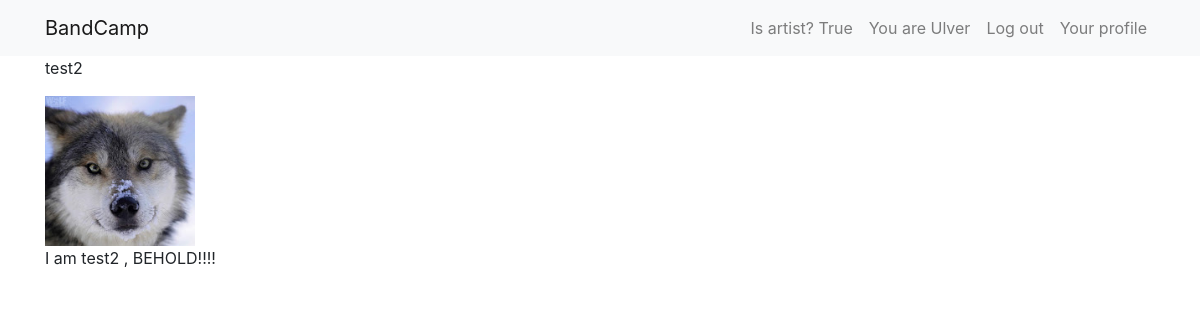
Screenshot of /user_profile_page/2 (signed in) with the database file from the repository.
### user/models.py (models this page shows)
class User(AbstractUser):
    email = models.EmailField(unique=False ,default="example@gmail.com" , null=True)
    is_artist = models.BooleanField(default=False)

### profiles/models.py (models this page shows, shortened)
class ArtistProfile(models.Model):
    user = models.OneToOneField(User, on_delete=models.CASCADE)
    artist_bio = models.TextField(max_length=100 , editable=True)
    artist_name = models.TextField(max_length=50)
    artist_pic = models.ImageField(null=True , blank=True ,upload_to="images/" , editable=True)

class UserProfile(models.Model):
    name = models.TextField(max_length=50)
    user = models.OneToOneField(User , on_delete=models.CASCADE , null=True)
    user_pic = models.ImageField(blank=True , null=True , upload_to="images/" , editable=True)
    bio = models.TextField(blank=True , null=True  , max_length=1000 , editable=True)
    location = models.TextField(blank=True , null= True , max_length=50 , editable=True)

### profiles/views.py (the view)
# urls.py: path("user_profile_page/<int:pk>" , UserProfilePageView.as_view() , name = "user_profile_page"),
class UserProfilePageView(DetailView):
    model = UserProfile
    template_name = "user_profile_page.html"
    def get_context_data(self, **kwargs: Any) -> Dict[str, Any]:
        context = super(UserProfilePageView , self).get_context_data()
        page_user = get_object_or_404(UserProfile , id = self.kwargs["pk"])
        context["page_user"] = page_user
        return context

### templates/user_profile_page.html (shortened to what this page needs)
{% extends "base.html" %}
{% block content %}
<p>{{page_user.user}}</p>
<img src="{{ page_user.user_pic.url }}" style="width: 150px; height: 150px; margin-right: 20px;">
<p>{{page_user.bio}}</p>
{% endblock content %}

### templates/base.html (shortened to what this page needs)
{% load static %}
<html>
    <head>
        <link rel="stylesheet" href="https://stackpath.bootstrapcdn.com/bootstrap/4.3.1/css/bootstrap.min.css"
integrity="sha384-ggOyR0iXCbMQv3Xipma34MD+dH/1fQ784/j6cY/iJTQUOhcWr7x9JvoRxT2MZw1T"
crossorigin="anonymous">
    </head>
    <nav class="navbar navbar-expand-lg navbar-light bg-light">
        <div class="container">
            <a class="navbar-brand" href="{% url 'home' %}">BandCamp</a>
            <div class="collapse navbar-collapse" id="navbarNav">
                <ul class="navbar-nav ml-auto">
                    {% if user.is_authenticated %}
                        <li class="nav-item">
                            <span class="nav-link">Is artist? {{ user.is_artist }}</span>
                        </li>
                        {% if user.is_artist %}
                        <li class="nav-item">
                            <span class="nav-link">You are {{user.artistprofile.artist_name}}</span>
                        </li>
                        {% else %}
                        <li class="nav-item">
                            <span class="nav-link">You are {{user}}</span>
                        </li>
                        {% endif %}
                        <li class="nav-item">
                            <a class="nav-link" href="{% url 'logout' %}">Log out</a>
                        </li>
                        {% if user.is_artist %}
                            {% if user.artistprofile %}
                                <li class="nav-item">
                                    <a class="nav-link" href="{% url 'artist_profile_page' user.artistprofile.id %}">Your profile</a>
                                </li>
                                {% else %}
                                <li class="nav-item">
                                    <a class="nav-link" href="{% url 'create_artist_profile_page' %}">Create Profile</a>
                                </li>
                                {% endif %}
                            {% endif %}
                    {% endif %}
                </ul>
            </div>
        </div>
    </nav>
    <div class="container">
        {% block content %}
        {% endblock content %}
    </div>
</html>

### rows the page displays
User: is_artist "True", artistprofile.artist_name "Ulver"
UserProfile: user "test2", user_pic (picture), bio "I am test2 , BEHOLD!!!!"
